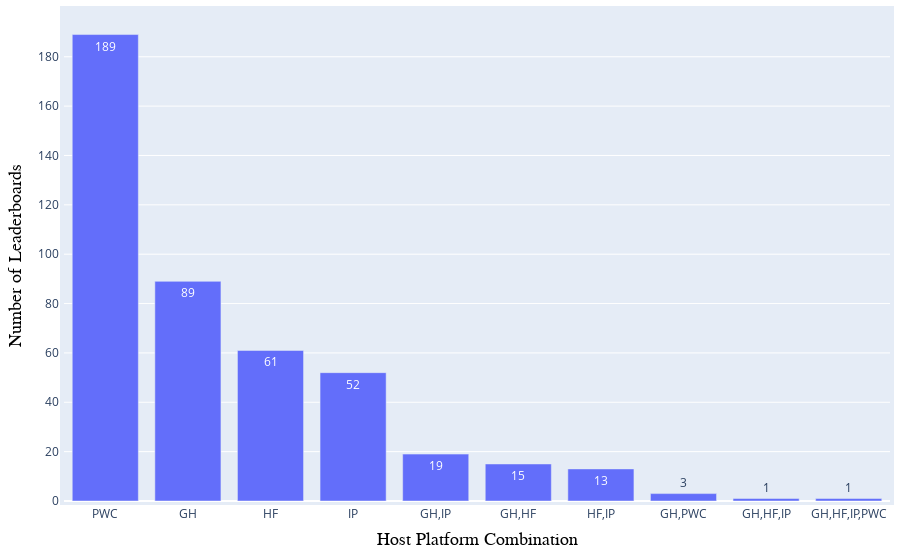

Notebook code cell kept with this figure:
### Code cell
df = pd.read_csv(path_meta / 'leaderboard_processed.csv')
df['Platforms'] = df['Platforms'].apply(ast.literal_eval)
df['Platforms'] = df['Platforms'].apply(lambda x: [platform_abbreviation_mapping_inverse[platform] for platform in x])
df['Platforms'] = df['Platforms'].apply(lambda x: ','.join(x).upper())
df = df.explode('Platforms')['Platforms'].value_counts().reset_index(name='Frequency')

fig = px.bar(
    x=df['Platforms'],
    y=df['Frequency'],
    text_auto=True,
    labels={'x': 'Host Platform Combination', 'y': 'Number of Leaderboards'},
)
# Update the layout for a tighter look
fig.update_layout(
    autosize=True,
    margin=dict(
        l=10,  # Left margin
        r=10,  # Right margin
        b=10,  # Bottom margin
        t=10,  # Top margin
        pad=4  # Padding between the plot and the margin
    ),
    xaxis=dict(title_font=dict(size=18, family='Arial, bold', color='black')),  # Bold x-axis label
    yaxis=dict(title_font=dict(size=18, family='Arial, bold', color='black')),  # Bold y-axis label
)
# Disable MathJax by setting renderer to 'svg'
fig.show()
pio.write_image(fig, f'{path_meta}/platform-combo-distribution.pdf')

### Figure 1 — Plotly figure (JSON) as saved in the notebook; plotly's stock layout.template omitted (floating-point values rounded to 4 significant figures)
{"data": [{"alignmentgroup": "True", "hovertemplate": "Host Platform Combination=%{x}<br>Number of Leaderboards=%{y}<extra></extra>", "legendgroup": "", "marker": {"color": "#636efa", "pattern": {"shape": ""}}, "name": "", "offsetgroup": "", "orientation": "v", "showlegend": false, "textposition": "auto", "texttemplate": "%{y}", "type": "bar", "x": ["PWC", "GH", "HF", "IP", "GH,IP", "GH,HF", "HF,IP", "GH,PWC", "GH,HF,IP", "GH,HF,IP,PWC"], "xaxis": "x", "y": [189, 89, 61, 52, 19, 15, 13, 3, 1, 1], "yaxis": "y"}], "layout": {"autosize": true, "barmode": "relative", "legend": {"tracegroupgap": 0}, "margin": {"b": 10, "l": 10, "pad": 4, "r": 10, "t": 10}, "xaxis": {"anchor": "y", "domain": [0, 1], "title": {"font": {"color": "black", "family": "Arial, bold", "size": 18}, "text": "Host Platform Combination"}}, "yaxis": {"anchor": "x", "domain": [0, 1], "title": {"font": {"color": "black", "family": "Arial, bold", "size": 18}, "text": "Number of Leaderboards"}}}}
